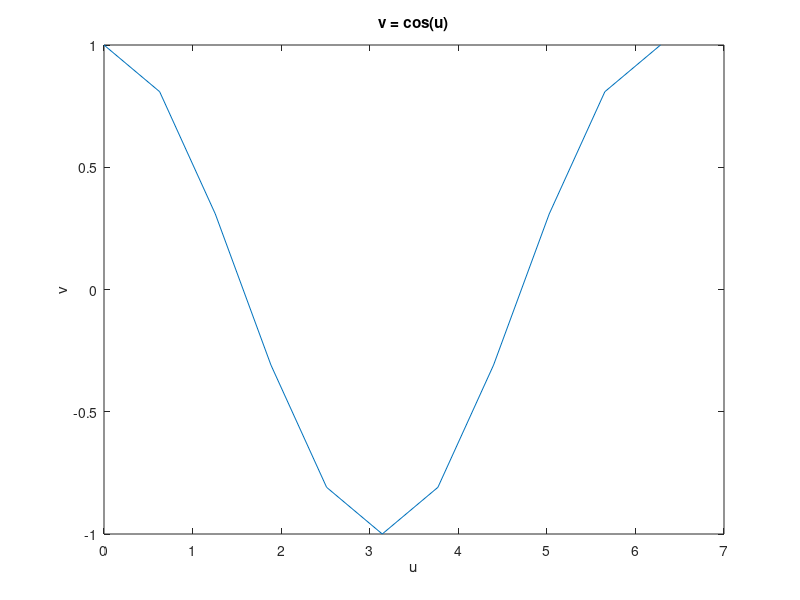

Reproduce this figure in MATLAB.
n = 11;
u = linspace(0,2*pi,n);
v = cos(u); % all function evaluations done at once!
plot(u,v)
xlabel('u'); 
ylabel('v'); 
title('v = cos(u)');